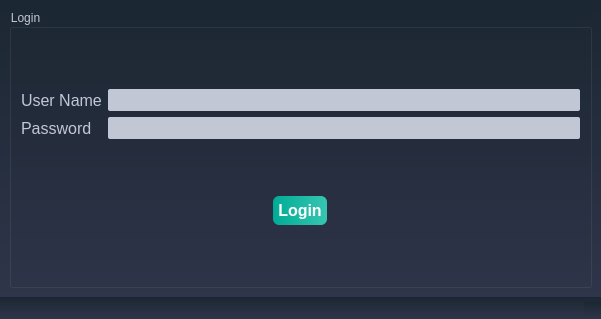
<?xml version="1.0" encoding="UTF-8"?>
<ui version="4.0">
 <class>Admin</class>
 <widget class="QMainWindow" name="Admin">
  <property name="geometry">
   <rect>
    <x>0</x>
    <y>0</y>
    <width>601</width>
    <height>319</height>
   </rect>
  </property>
  <property name="windowTitle">
   <string>Welcome</string>
  </property>
  <property name="styleSheet">
   <string notr="true">/*-----QWidget-----*/
QWidget
{
	background-color: qlineargradient(spread:repeat, x1:1, y1:0, x2:1, y2:1, stop:0 rgba(27, 39, 50, 255),stop:1 rgba(47, 53, 74, 255));
	color: #000000;

}


/*-----QLabel-----*/
QLabel
{
	background-color: transparent;
	color: #c2c7d5;
	font-size: 16px;

}


/*-----QPushButton-----*/
QPushButton
{
	background-color: qlineargradient(spread:pad, x1:0, y1:0.511, x2:1, y2:0.511, stop:0 rgba(0, 172, 149, 255),stop:0.995192 rgba(54, 197, 177, 255));
	color: #fff;
	font-size: 16px;
	font-weight: bold;
	border: none;
	border-radius: 6px;
	padding: 5px;

horizontal stretch: expanding;

}


QPushButton::pressed
{
	background-color: qlineargradient(spread:pad, x1:0, y1:0.511, x2:1, y2:0.511, stop:0 rgba(0, 207, 179, 255),stop:1 rgba(70, 255, 230, 255));

}


/*-----QCheckBox-----*/
QCheckBox
{
	background-color: transparent;
	color: #fff;
	font-size: 10px;
	font-weight: bold;
	border: none;
	border-radius: 5px;

}


/*-----QCheckBox-----*/
QCheckBox::indicator
{
    color: #b1b1b1;
    background-color: #323232;
    border: 1px solid darkgray;
    width: 12px;
    height: 12px;

}


QCheckBox::indicator:checked
{
    image:url(&quot;./ressources/check.png&quot;);
	background-color: qlineargradient(spread:pad, x1:0, y1:0.511, x2:1, y2:0.511, stop:0 rgba(0, 172, 149, 255),stop:0.995192 rgba(54, 197, 177, 255));;
    border: 1px solid #607cff;

}


QCheckBox::indicator:unchecked:hover
{
    border: 1px solid #08b099;

}


QCheckBox::disabled
{
	color: #656565;

}


QCheckBox::indicator:disabled
{
	background-color: #656565;
	color: #656565;
    border: 1px solid #656565;

}


/*-----QLineEdit-----*/
QLineEdit
{
	background-color: #c2c7d5;
	color: #000;
	font-weight: bold;
	border: none;
	border-radius: 2px;
	padding: 3px;

}


/*-----QListView-----*/
QListView
{
	background-color: qlineargradient(spread:pad, x1:1, y1:0, x2:1, y2:1, stop:0 rgba(50, 61, 80, 255),stop:1 rgba(44, 49, 69, 255));
	color: #fff;
	font-size: 12px;
	font-weight: bold;
	border: 1px solid #191919;
	show-decoration-selected: 0;

}


QListView::item
{
	color: #31cecb;
	background-color: #454e5e;
	border: none;
	padding: 5px;
	border-radius: 0px;
	padding-left : 10px;
	height: 42px;

}

QListView::item:selected
{
	color: #31cecb;
	background-color: #454e5e;

}


QListView::item:!selected
{
	color:white;
	background-color: transparent;
	border: none;
	padding-left : 10px;

}


QListView::item:!selected:hover
{
	color: #bbbcba;
	background-color: #454e5e;
	border: none;
	padding-left : 10px;

}


/*-----QTreeView-----*/
QTreeView 
{
	background-color: #232939;
	show-decoration-selected: 0;
	color: #c2c8d7;

}


QTreeView::item 
{
	border-top-color: transparent;
	border-bottom-color: transparent;

}


QTreeView::item:hover 
{
	background-color: #606060;
	color: #fff;

}


QTreeView::item:selected 
{
	background-color: #0ab19a;
	color: #fff;

}


QTreeView::item:selected:active
{
	background-color: #0ab19a;
	color: #fff;

}


QTreeView::branch:has-children:!has-siblings:closed,
QTreeView::branch:closed:has-children:has-siblings 
{
	image: url(://tree-closed.png);

}

QTreeView::branch:open:has-children:!has-siblings,
QTreeView::branch:open:has-children:has-siblings  
{
	image: url(://tree-open.png);

}


/*-----QTableView &amp; QTableWidget-----*/
QTableView
{
    background-color: #232939;
	border: 1px solid gray;
    color: #f0f0f0;
    gridline-color: #232939;
    outline : 0;

}


QTableView::disabled
{
    background-color: #242526;
    border: 1px solid #32414B;
    color: #656565;
    gridline-color: #656565;
    outline : 0;

}


QTableView::item:hover 
{
    background-color: #606060;
    color: #f0f0f0;

}


QTableView::item:selected 
{
	background-color: #0ab19a;
    color: #F0F0F0;

}


QTableView::item:selected:disabled
{
    background-color: #1a1b1c;
    border: 2px solid #525251;
    color: #656565;

}


QTableCornerButton::section
{
	background-color: #343a49;
    color: #fff;

}


QHeaderView::section
{
	color: #fff;
	border-top: 0px;
	border-bottom: 1px solid gray;
	border-right: 1px solid gray;
	background-color: #343a49;
    margin-top:1px;
	margin-bottom:1px;
	padding: 5px;

}


QHeaderView::section:disabled
{
    background-color: #525251;
    color: #656565;

}


QHeaderView::section:checked
{
    color: #fff;
    background-color: #0ab19a;

}


QHeaderView::section:checked:disabled
{
    color: #656565;
    background-color: #525251;

}


QHeaderView::section::vertical::first,
QHeaderView::section::vertical::only-one
{
    border-top: 1px solid #353635;

}


QHeaderView::section::vertical
{
    border-top: 1px solid #353635;

}


QHeaderView::section::horizontal::first,
QHeaderView::section::horizontal::only-one
{
    border-left: 1px solid #353635;

}


QHeaderView::section::horizontal
{
    border-left: 1px solid #353635;

}


/*-----QScrollBar-----*/
QScrollBar:horizontal 
{
    background-color: transparent;
    height: 8px;
    margin: 0px;
    padding: 0px;

}


QScrollBar::handle:horizontal 
{
    border: none;
	min-width: 100px;
    background-color: #56576c;

}


QScrollBar::add-line:horizontal, 
QScrollBar::sub-line:horizontal,
QScrollBar::add-page:horizontal, 
QScrollBar::sub-page:horizontal 
{
    width: 0px;
    background-color: transparent;

}


QScrollBar:vertical 
{
    background-color: transparent;
    width: 8px;
    margin: 0;

}


QScrollBar::handle:vertical 
{
    border: none;
	min-height: 100px;
    background-color: #56576c;

}


QScrollBar::add-line:vertical, 
QScrollBar::sub-line:vertical,
QScrollBar::add-page:vertical, 
QScrollBar::sub-page:vertical 
{
    height: 0px;
    background-color: transparent;

}

QComboBox
{
color:#c2c7d5;
}

QGroupBox{
color:#c2c7d5;
}</string>
  </property>
  <widget class="QWidget" name="centralwidget">
   <layout class="QHBoxLayout" name="horizontalLayout">
    <item>
     <widget class="QGroupBox" name="groupBox">
      <property name="title">
       <string>Login</string>
      </property>
      <layout class="QVBoxLayout" name="verticalLayout_3">
       <item>
        <layout class="QHBoxLayout" name="horizontalLayout_2">
         <item>
          <layout class="QVBoxLayout" name="verticalLayout">
           <item>
            <widget class="QLabel" name="labelName">
             <property name="text">
              <string>User Name</string>
             </property>
            </widget>
           </item>
           <item>
            <widget class="QLabel" name="labelPassword">
             <property name="text">
              <string>Password</string>
             </property>
            </widget>
           </item>
          </layout>
         </item>
         <item>
          <layout class="QVBoxLayout" name="verticalLayout_2">
           <item>
            <widget class="QLineEdit" name="lineEditName"/>
           </item>
           <item>
            <widget class="QLineEdit" name="lineEditPassword">
             <property name="echoMode">
              <enum>QLineEdit::Password</enum>
             </property>
            </widget>
           </item>
          </layout>
         </item>
        </layout>
       </item>
       <item alignment="Qt::AlignHCenter">
        <widget class="QPushButton" name="pushButton">
         <property name="sizePolicy">
          <sizepolicy hsizetype="Fixed" vsizetype="Fixed">
           <horstretch>0</horstretch>
           <verstretch>0</verstretch>
          </sizepolicy>
         </property>
         <property name="text">
          <string>Login</string>
         </property>
        </widget>
       </item>
      </layout>
     </widget>
    </item>
   </layout>
  </widget>
  <widget class="QMenuBar" name="menubar">
   <property name="geometry">
    <rect>
     <x>0</x>
     <y>0</y>
     <width>601</width>
     <height>17</height>
    </rect>
   </property>
  </widget>
  <widget class="QStatusBar" name="statusbar"/>
 </widget>
 <resources/>
 <connections/>
</ui>
